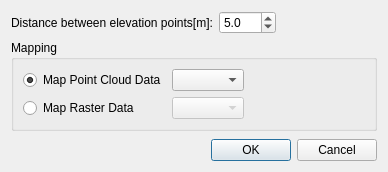
<?xml version="1.0" encoding="UTF-8"?>
<ui version="4.0">
 <class>GeoDataRiverSurveyMapPointsDialog</class>
 <widget class="QDialog" name="GeoDataRiverSurveyMapPointsDialog">
  <property name="geometry">
   <rect>
    <x>0</x>
    <y>0</y>
    <width>388</width>
    <height>172</height>
   </rect>
  </property>
  <property name="windowTitle">
   <string>Map geographic data to cross sections</string>
  </property>
  <layout class="QVBoxLayout" name="verticalLayout">
   <item>
    <layout class="QGridLayout" name="gridLayout">
     <item row="0" column="0">
      <widget class="QLabel" name="distElevationLabel">
       <property name="text">
        <string>Distance between elevation points[m]:</string>
       </property>
      </widget>
     </item>
     <item row="0" column="1">
      <layout class="QHBoxLayout" name="horizontalLayout_4">
       <item>
        <widget class="QDoubleSpinBox" name="distElevationSpinBox">
         <property name="decimals">
          <number>1</number>
         </property>
         <property name="minimum">
          <double>0.100000000000000</double>
         </property>
         <property name="value">
          <double>5.000000000000000</double>
         </property>
        </widget>
       </item>
       <item>
        <spacer name="horizontalSpacer_4">
         <property name="orientation">
          <enum>Qt::Horizontal</enum>
         </property>
         <property name="sizeHint" stdset="0">
          <size>
           <width>40</width>
           <height>20</height>
          </size>
         </property>
        </spacer>
       </item>
      </layout>
     </item>
    </layout>
   </item>
   <item>
    <widget class="QGroupBox" name="mappingGroupBox">
     <property name="title">
      <string>Mapping</string>
     </property>
     <layout class="QGridLayout" name="gridLayout_2">
      <item row="0" column="0">
       <widget class="QRadioButton" name="pointMapRadioButton">
        <property name="text">
         <string>Map Point Cloud Data</string>
        </property>
        <property name="checked">
         <bool>true</bool>
        </property>
       </widget>
      </item>
      <item row="0" column="1">
       <layout class="QHBoxLayout" name="horizontalLayout">
        <item>
         <widget class="QComboBox" name="pointMapDataComboBox"/>
        </item>
        <item>
         <spacer name="horizontalSpacer">
          <property name="orientation">
           <enum>Qt::Horizontal</enum>
          </property>
          <property name="sizeHint" stdset="0">
           <size>
            <width>40</width>
            <height>20</height>
           </size>
          </property>
         </spacer>
        </item>
       </layout>
      </item>
      <item row="1" column="0">
       <widget class="QRadioButton" name="rasterRadioButton">
        <property name="text">
         <string>Map Raster Data</string>
        </property>
       </widget>
      </item>
      <item row="1" column="1">
       <layout class="QHBoxLayout" name="horizontalLayout_5">
        <item>
         <widget class="QComboBox" name="rasterDataComboBox">
          <property name="enabled">
           <bool>false</bool>
          </property>
         </widget>
        </item>
        <item>
         <spacer name="horizontalSpacer_5">
          <property name="orientation">
           <enum>Qt::Horizontal</enum>
          </property>
          <property name="sizeHint" stdset="0">
           <size>
            <width>40</width>
            <height>20</height>
           </size>
          </property>
         </spacer>
        </item>
       </layout>
      </item>
     </layout>
    </widget>
   </item>
   <item>
    <spacer name="verticalSpacer">
     <property name="orientation">
      <enum>Qt::Vertical</enum>
     </property>
     <property name="sizeHint" stdset="0">
      <size>
       <width>20</width>
       <height>6</height>
      </size>
     </property>
    </spacer>
   </item>
   <item>
    <widget class="QDialogButtonBox" name="buttonBox">
     <property name="orientation">
      <enum>Qt::Horizontal</enum>
     </property>
     <property name="standardButtons">
      <set>QDialogButtonBox::Cancel|QDialogButtonBox::Ok</set>
     </property>
    </widget>
   </item>
  </layout>
 </widget>
 <resources/>
 <connections>
  <connection>
   <sender>buttonBox</sender>
   <signal>accepted()</signal>
   <receiver>GeoDataRiverSurveyMapPointsDialog</receiver>
   <slot>accept()</slot>
   <hints>
    <hint type="sourcelabel">
     <x>257</x>
     <y>162</y>
    </hint>
    <hint type="destinationlabel">
     <x>157</x>
     <y>171</y>
    </hint>
   </hints>
  </connection>
  <connection>
   <sender>buttonBox</sender>
   <signal>rejected()</signal>
   <receiver>GeoDataRiverSurveyMapPointsDialog</receiver>
   <slot>reject()</slot>
   <hints>
    <hint type="sourcelabel">
     <x>325</x>
     <y>162</y>
    </hint>
    <hint type="destinationlabel">
     <x>286</x>
     <y>171</y>
    </hint>
   </hints>
  </connection>
  <connection>
   <sender>pointMapRadioButton</sender>
   <signal>toggled(bool)</signal>
   <receiver>pointMapDataComboBox</receiver>
   <slot>setEnabled(bool)</slot>
   <hints>
    <hint type="sourcelabel">
     <x>135</x>
     <y>76</y>
    </hint>
    <hint type="destinationlabel">
     <x>180</x>
     <y>76</y>
    </hint>
   </hints>
  </connection>
  <connection>
   <sender>rasterRadioButton</sender>
   <signal>toggled(bool)</signal>
   <receiver>rasterDataComboBox</receiver>
   <slot>setEnabled(bool)</slot>
   <hints>
    <hint type="sourcelabel">
     <x>122</x>
     <y>96</y>
    </hint>
    <hint type="destinationlabel">
     <x>187</x>
     <y>96</y>
    </hint>
   </hints>
  </connection>
 </connections>
</ui>
